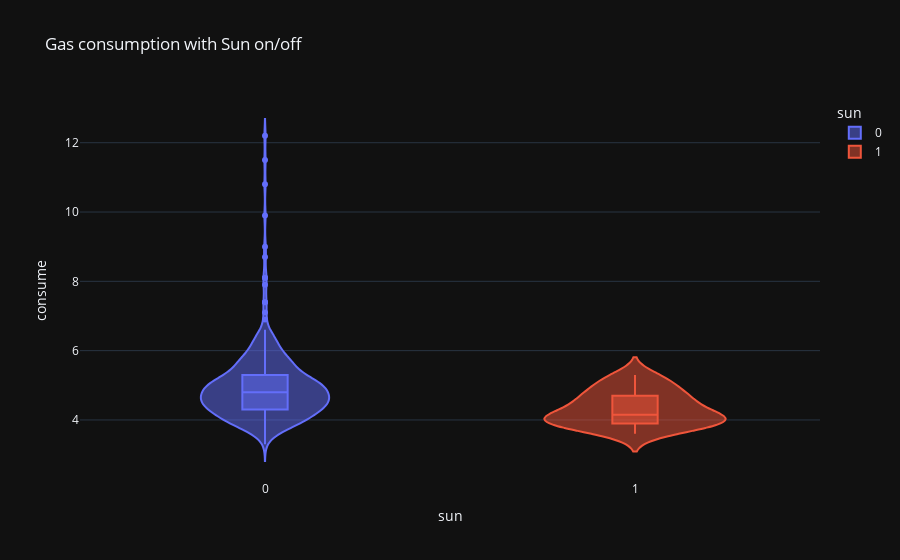

The cell this chart's notebook holds for it:
### Markdown cell above
Observation: This shows that gas consumption is more during rain. It could be due to many reasons like: traffic congestion, driver need more fuel to navigate safely, In heavy rain, traffic jams, or during prolonged stops, drivers may keep their engines running to power windshield wipers, defrosters, and other electrical systems, contributing to higher fuel consumption.

### Code cell
fig=px.violin(fuel_data_cleaned,x='sun',y='consume',color='sun',template='plotly_dark',box=True,title='Gas consumption with Sun on/off')
fig.show()

### Figure 1 — Plotly figure (JSON) as saved in the notebook; plotly's stock layout.template omitted (floating-point values rounded to 4 significant figures; data arrays with more than 128 entries replaced by an {"elided": "..."} marker saying what was removed)
{"data": [{"alignmentgroup": "True", "box": {"visible": true}, "hovertemplate": "sun=%{x}<br>consume=%{y}<extra></extra>", "legendgroup": "0", "marker": {"color": "#636efa"}, "name": "0", "offsetgroup": "0", "orientation": "v", "scalegroup": "True", "showlegend": true, "type": "violin", "x": {"elided": "356 int values"}, "x0": " ", "xaxis": "x", "y": {"elided": "356 float values"}, "y0": " ", "yaxis": "y"}, {"alignmentgroup": "True", "box": {"visible": true}, "hovertemplate": "sun=%{x}<br>consume=%{y}<extra></extra>", "legendgroup": "1", "marker": {"color": "#EF553B"}, "name": "1", "offsetgroup": "1", "orientation": "v", "scalegroup": "True", "showlegend": true, "type": "violin", "x": [1, 1, 1, 1, 1, 1, 1, 1, 1, 1, 1, 1, 1, 1, 1, 1, 1, 1, 1, 1, 1, 1, 1, 1, 1, 1, 1, 1, 1, 1, 1, 1], "x0": " ", "xaxis": "x", "y": [4.4, 4.5, 4.6, 4.4, 5.2, 4.3, 4.1, 3.9, 4.7, 3.9, 3.9, 4.8, 4, 3.9, 4.1, 4.1, 4.5, 4.2, 3.9, 5, 4.7, 4, 5.3, 3.6, 4.8, 5.2, 5, 4.1, 4.1, 3.8, 3.7, 3.7], "y0": " ", "yaxis": "y"}], "layout": {"legend": {"title": {"text": "sun"}, "tracegroupgap": 0}, "title": {"text": "Gas consumption with Sun on/off"}, "violinmode": "overlay", "xaxis": {"anchor": "y", "categoryarray": [0, 1], "categoryorder": "array", "domain": [0, 1], "title": {"text": "sun"}}, "yaxis": {"anchor": "x", "domain": [0, 1], "title": {"text": "consume"}}}}
